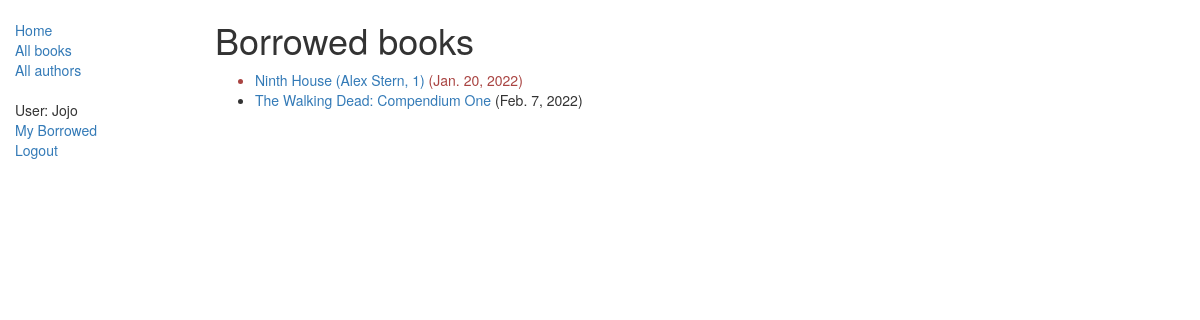
The app's page /catalog/mybooks/ (signed in), older data.
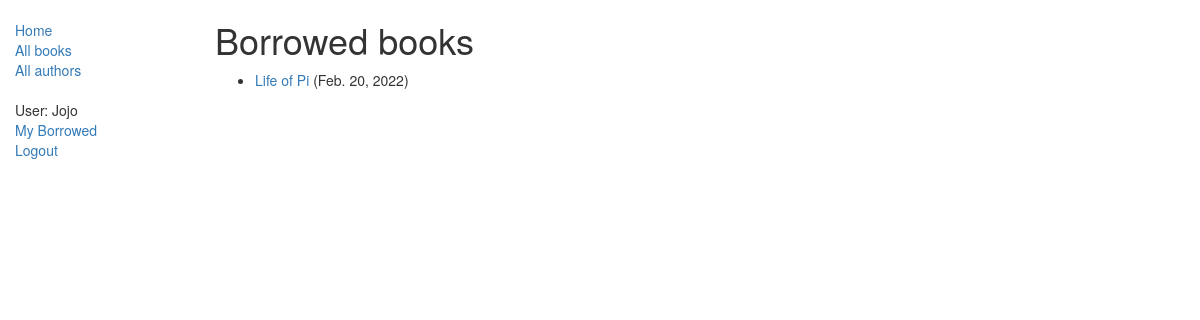
The same page, newer data.
### catalog/models.py (models this page shows, shortened)
class BookInstance(models.Model):
    id = models.UUIDField(primary_key=True, default=uuid.uuid4, help_text="Unique ID for this particular book across whole library")
    book = models.ForeignKey('Book', on_delete=models.SET_NULL, null=True)
    imprint = models.CharField(max_length=200)
    due_back = models.DateField(null=True, blank=True)
    LOAN_STATUS = (
        ('m', 'Maintenance'),
        ('o', 'On loan'),
        ('a', 'Available'),
        ('r', 'Reserved'),
    )
    status = models.CharField(max_length=1, choices=LOAN_STATUS, blank=True, default='m', help_text='Book availability')
    class Meta:
        ordering = ["due_back"]
        permissions = (("can_mark_returned", "Set book as returned"),)
    borrower = models.ForeignKey(User, on_delete=models.SET_NULL, null=True, blank=True)
    @property
    def is_overdue(self):
        if self.due_back and date.today() > self.due_back:
            return True
        return False

class Book(models.Model):
    title = models.CharField(max_length=200)
    author = models.ForeignKey('Author', on_delete=models.SET_NULL, null=True)
    summary = models.TextField(max_length=1000, help_text="Enter a brief description of the book")
    isbn = models.CharField('ISBN',max_length=13, help_text='13 Character <a href="https://www.isbn-international.org/content/what-isbn">ISBN number</a>')
    genre = models.ManyToManyField(Genre, help_text="Select a genre for this book")
    language = models.ForeignKey('Language', on_delete=models.SET_NULL, null=True)
    def display_genre(self):
        """
        Creates a string for the Genre. This is required to display genre in Admin.
        """
        return ', '.join([ genre.name for genre in self.genre.all()[:3] ])
    display_genre.short_description = 'Genre'

### catalog/views.py (the view)
# urls.py: path('mybooks/', views.LoanedBooksByUserListView.as_view(), name='my-borrowed'),
class LoanedBooksByUserListView(LoginRequiredMixin,generic.ListView):
    model = BookInstance
    template_name ='catalog/bookinstance_list_borrowed_user.html'
    paginate_by = 10
    def get_queryset(self):
        return BookInstance.objects.filter(borrower=self.request.user).filter(status__exact='o').order_by('due_back')

### catalog/templates/catalog/bookinstance_list_borrowed_user.html
{% extends "base_generic.html" %}
{% block content %}
    <h1>Borrowed books</h1>
    {% if bookinstance_list %}
    <ul>
      {% for bookinst in bookinstance_list %}
      <li class="{% if bookinst.is_overdue %}text-danger{% endif %}">
        <a href="{% url 'book-detail' bookinst.book.pk %}">{{bookinst.book.title}}</a> ({{ bookinst.due_back }})
      </li>
      {% endfor %}
    </ul>
    {% else %}
      <p>There are no books borrowed.</p>
    {% endif %}
{% endblock %}

Row changes from the older to the newer data that the page shows:
removed BookInstance: book "Ninth House (Alex Stern, 1)", due_back "Jan. 20, 2022"
removed BookInstance: book "The Walking Dead: Compendium One", due_back "Feb. 7, 2022"
added BookInstance: book "Life of Pi", due_back "Feb. 20, 2022"
